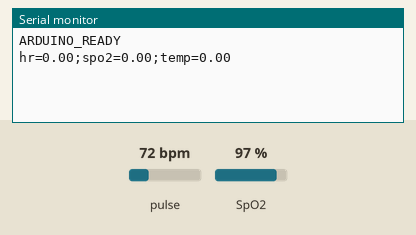
Simulated run of this sketch. Board: Arduino Uno, built for the host (arithmetic inside an expression is 32-bit, double 64-bit). Parts: the last lines printed to the serial monitor. The test bench sets the inputs (shaded band); at power-on: pulse 72 bpm, SpO2 97 %.

Above: at 2.2 s.
2.3 s: pulse set to 42 bpm
At 3.6 s:
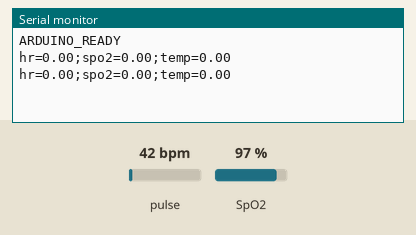
3.8 s: SpO2 set to 80 %
At 4.8 s:
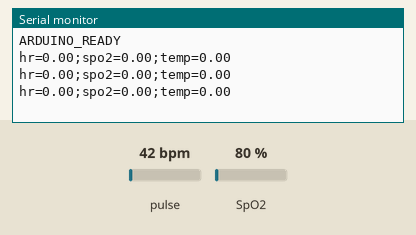
5.3 s: pulse set to 70 bpm
At 6.8 s:
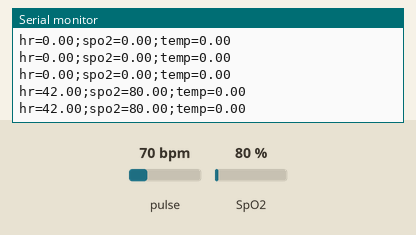
Timing chart, 0 to 8.3 s (numbered marks = the images above; inputs shaded):
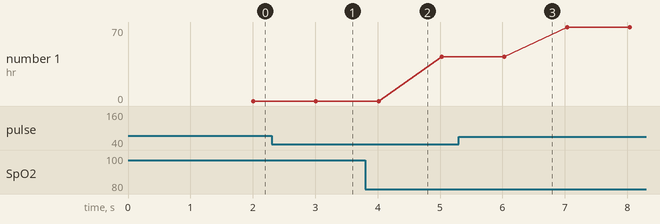

Measured:
- plotted number 1: 42 → 70 after the input at 5.3 s

The sketch:

arduino.ino
```cpp
#include <Wire.h>
#include "MAX30100_PulseOximeter.h"

// קובע את תקופת הדיווח (במילישניות)
#define REPORTING_PERIOD_MS 1000

// יוצר אובייקטים לשימוש בחיישנים
MAX30100 sensor; // נדרש למדידת הטמפרטורה
PulseOximeter pox; // נדרש לשאר המדידות
uint32_t tsLastReport = 0;

// פונקציה לקריאת טמפרטורת החיישן
float readTemperature() {
    // מתחיל מדידת טמפרטורה
    sensor.startTemperatureSampling();
    // בודק שעבר מספיק זמן כדי לקלוט את הטמפרטורה
    for (int i = 0; i < 100 && !sensor.isTemperatureReady(); i++) {
        delay(10);
    }
    // מחזיר את ערך הטמפרטורה הנמדד
    return sensor.retrieveTemperature();
}

void setup() {
    // מאתחל תקשורת Serial
    Serial.begin(115200);
    Wire.begin();
    delay(1000);
    // מעדכן את ה-Raspberry PI שהארדואינו מוכן
    Serial.println("ARDUINO_READY");

    // מאתחל את החיישנים, מפסיק את התוכנית אם יש שגיאה באתחול
    if (!sensor.begin() || !pox.begin()) {
        Serial.println("ARDUINO_ERROR");
        for (;;);
    }

    // מעדכן נתונים טכניים בשביל החיישנים
    pox.setIRLedCurrent(MAX30100_LED_CURR_7_6MA);
    sensor.setMode(MAX30100_MODE_SPO2_HR);
    sensor.setHighresModeEnabled(true);
}


void loop() {
    // מעדכן את המידע של החיישנים
    sensor.update();
    pox.update();

    // בודק אם עבר מספיק זמן מאז השליחה האחרונה
    if (millis() - tsLastReport > REPORTING_PERIOD_MS) {
        tsLastReport = millis();

        // קורא את קצב הדופק
        float heartRate = pox.getHeartRate();
        // קורא את רמת החמצן בדם (SpO2)
        float spo2 = pox.getSpO2();
        // קורא את הטמפרטורה
        float temperature = readTemperature();

        // שולח את המידע דרך הסיריאל פורט ל Raspberry PI
        Serial.print("hr=");    Serial.print(heartRate);
        Serial.print(";spo2="); Serial.print(spo2);
        Serial.print(";temp="); Serial.println(temperature);
    }
}
```
